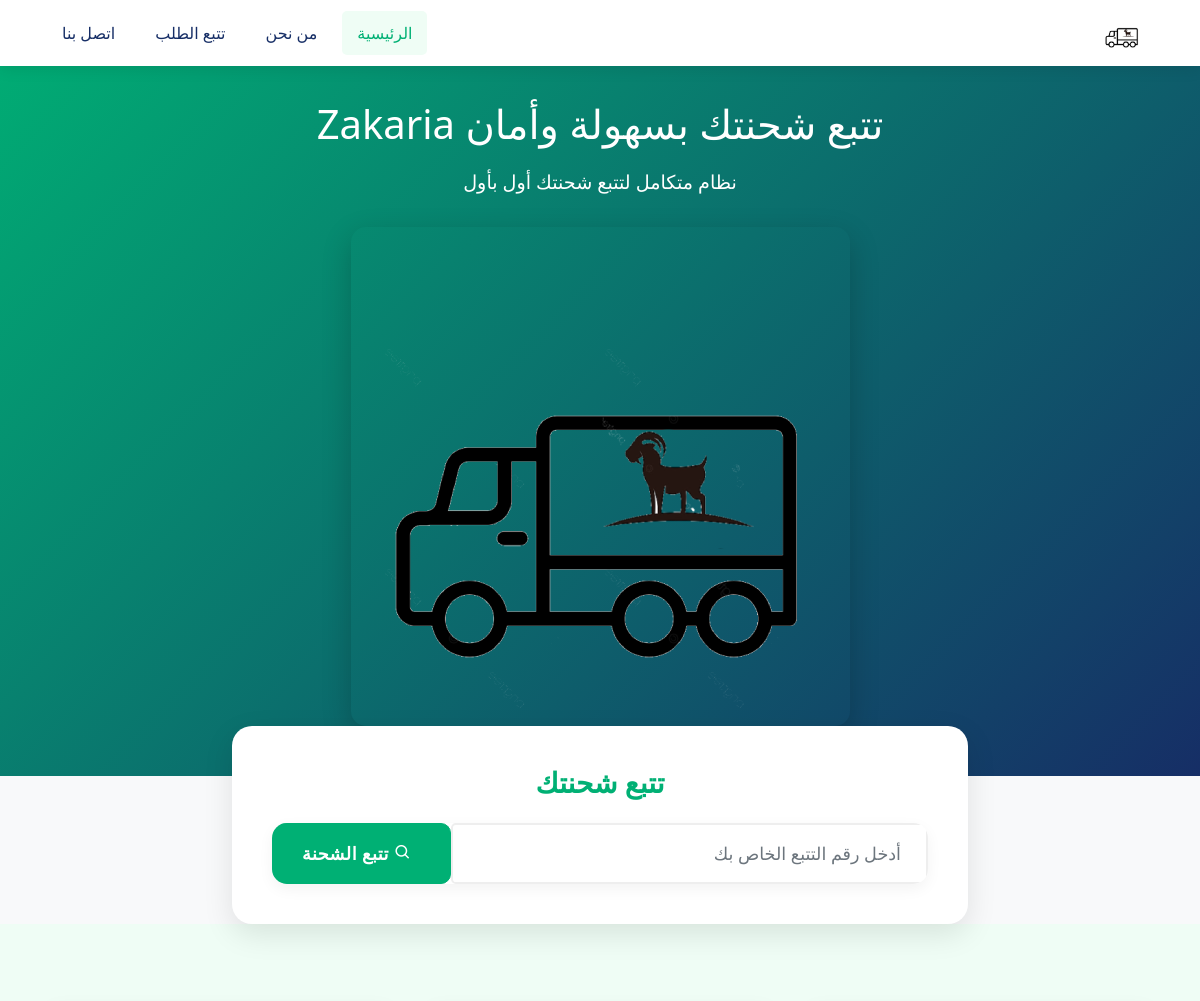
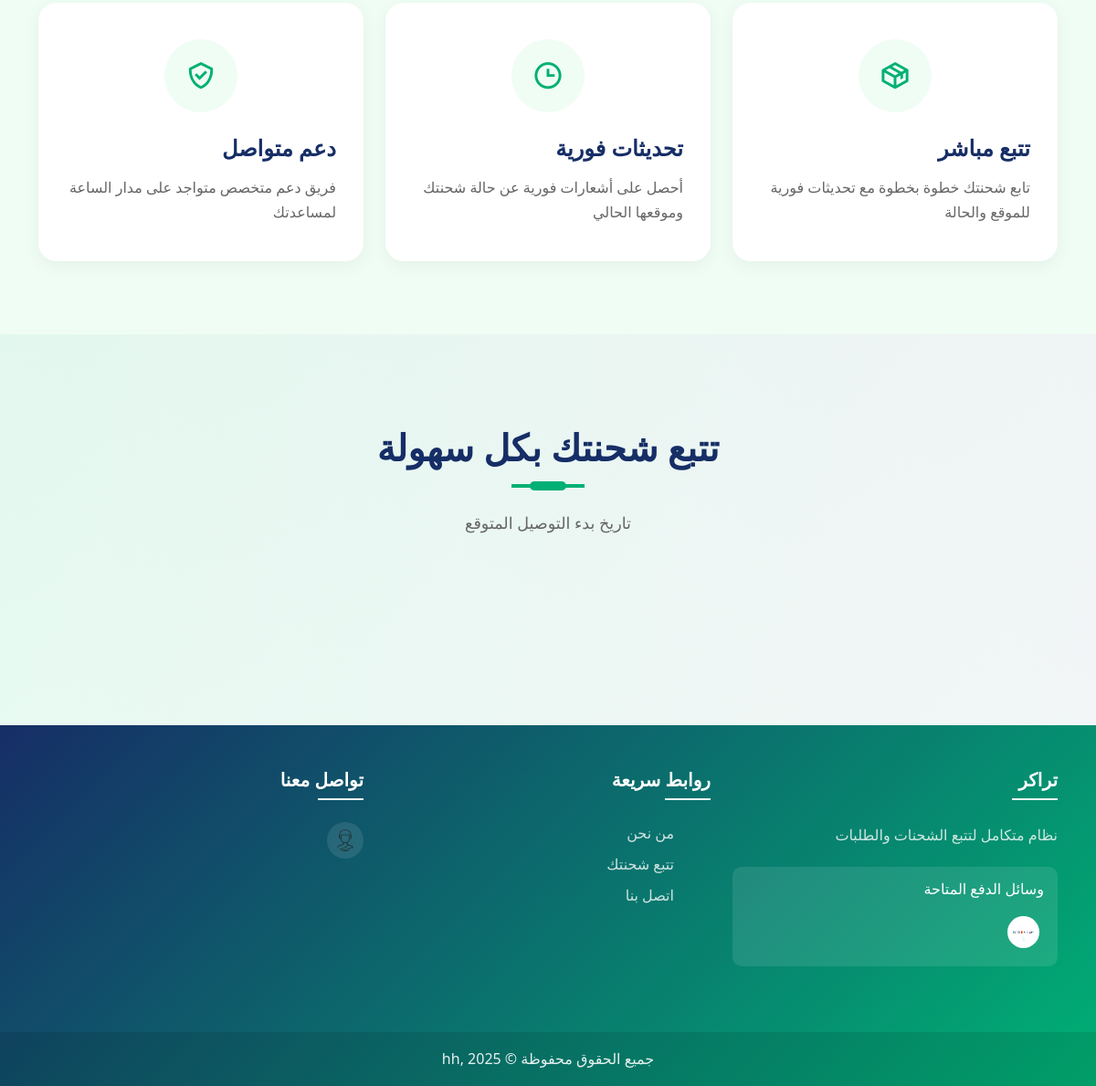
The page / on the database its author committed (2 pictures, top to bottom).
### tables this page shows
CREATE TABLE `settings` (
  `id` int NOT NULL,
  `logo_url` varchar(255) DEFAULT NULL,
  `about_text` text,
  `contact_info` text,
  `payment_methods` text,
  `home_hero_title` varchar(255) DEFAULT NULL,
  `home_hero_subtitle` text,
  `home_about_text` text,
  `home_features_title` varchar(255) DEFAULT NULL,
  `track_header_title` varchar(255) DEFAULT NULL,
  `track_header_subtitle` text,
  `track_instructions` text,
  `company_history` text,
  `mission_vision` text,
  `contact_address` varchar(255) DEFAULT NULL,
  `contact_email` varchar(255) DEFAULT NULL,
  `contact_phone` varchar(255) DEFAULT NULL,
  `hero_image` varchar(255) DEFAULT NULL,
  `feature1_title` varchar(255) DEFAULT NULL,
  `feature1_description` text,
  `feature2_title` varchar(255) DEFAULT NULL,
  `feature2_description` text,
  `feature3_title` varchar(255) DEFAULT NULL,
  `feature3_description` text,
  `about_image` varchar(255) DEFAULT NULL,
  `why_choose_title` varchar(255) DEFAULT NULL,
  `why_choose_description` text,
  `track_section_title` varchar(255) DEFAULT NULL,
  `track_section_description` text,
  `contact_hero_subtitle` text,
  `contact_phone_title` varchar(255) DEFAULT NULL,
  `contact_email_title` varchar(255) DEFAULT NULL,
  `contact_address_title` varchar(255) DEFAULT NULL,
  `contact_hours` text,
  `about_hero_text` text,
  `about_story_title` varchar(255) DEFAULT NULL,
  `about_story_text` text,
  `about_service_reliable_title` varchar(255) DEFAULT NULL,
  `about_service_reliable_text` text,
  `about_service_professional_title` varchar(255) DEFAULT NULL,
  `about_service_professional_text` text,
  `about_story_image` varchar(255) DEFAULT NULL,
  `about_stats_shipments` varchar(255) DEFAULT NULL,
  `about_stats_clients` varchar(255) DEFAULT NULL,
  `about_stats_cities` varchar(255) DEFAULT NULL,
  `about_stats_vehicles` varchar(255) DEFAULT NULL,
  `about_service1_title` varchar(255) DEFAULT NULL,
  `about_service1_text` text,
  `about_service2_title` varchar(255) DEFAULT NULL,
  `about_service2_text` text,
  `about_service3_title` varchar(255) DEFAULT NULL,
  `about_service3_text` text,
  `about_timeline_title` varchar(255) DEFAULT NULL,
  `about_timeline1_year` varchar(255) DEFAULT NULL,
  `about_timeline1_text` text,
  `about_timeline2_year` varchar(255) DEFAULT NULL,
  `about_timeline2_text` text,
  `about_timeline3_year` varchar(255) DEFAULT NULL,
  `about_timeline3_text` text,
  `site_logo` varchar(255) DEFAULT NULL,
  `footer_about_title` varchar(255) DEFAULT NULL,
  `footer_about_description` text,
  `footer_copyright_text` varchar(255) DEFAULT NULL,
  `payment_methods_images` text,
  `social_facebook` varchar(255) DEFAULT NULL,
  `social_twitter` varchar(255) DEFAULT NULL,
  `social_instagram` varchar(255) DEFAULT NULL,
  `social_facebook_icon` varchar(255) DEFAULT NULL,
  `social_twitter_icon` varchar(255) DEFAULT NULL,
  `social_instagram_icon` varchar(255) DEFAULT NULL,
  `track_status_icons` json DEFAULT NULL,
  `track_scheduled_date_text` varchar(255) DEFAULT 'التاريخ المجدول',
  `track_actual_date_text` varchar(255) DEFAULT 'التاريخ الفعلي',
  `track_status_scheduled_text` varchar(255) DEFAULT 'التاريخ المجدول:'
);

### index.php (the view, shortened to what this page needs)
<?php include 'config.php'; ?>
<?php
try {
    $stmt = $pdo->prepare("SELECT
        footer_about_title,
        footer_about_description,
        footer_copyright_text,
        payment_methods_images,
        social_facebook,
        social_twitter,
        social_instagram,
        social_facebook_icon,
        social_twitter_icon,
        social_instagram_icon
    FROM settings WHERE id = 1");
    $stmt->execute();
    $footerSettings = $stmt->fetch(PDO::FETCH_ASSOC);
} catch (PDOException $e) {
    $footerSettings = [];
}
try {
    $stmt = $pdo->prepare("SELECT site_logo FROM settings WHERE id = 1");
    $stmt->execute();
    $settings = $stmt->fetch(PDO::FETCH_ASSOC);
} catch (PDOException $e) {
    $settings = ['site_logo' => ''];
}
$homeSettings = [];
try {
    $stmt = $pdo->query("SELECT * FROM settings WHERE id = 1");
    $homeSettings = $stmt->fetch(PDO::FETCH_ASSOC);
} catch (PDOException $e) {
}
?>
<!DOCTYPE html>
<html dir="rtl" lang="ar">
<head>
    <link href="https://cdn.jsdelivr.net/npm/bootstrap@5.1.3/dist/css/bootstrap.min.css" rel="stylesheet">
    <link href='https://unpkg.com/boxicons@2.1.4/css/boxicons.min.css' rel='stylesheet'>
</head>
<body>
    <nav class="navbar navbar-expand-lg navbar-light fixed-top">
        <div class="container">
            <a class="navbar-brand" href="index.php">
                <?php if (!empty($settings['site_logo'])): ?>
                    <img src="uploads/<?php echo htmlspecialchars($settings['site_logo']); ?>"
                        alt="<?php echo htmlspecialchars($settings['site_name'] ?? 'Logo'); ?>"
                        style="height: 40px; width: auto;">
                <?php else: ?>
                    <i class='bx bx-package me-2'></i>
                    تراكر
                <?php endif; ?>
            </a>
            <div class="collapse navbar-collapse" id="navbarNav">
                <ul class="navbar-nav me-auto">
                    <li class="nav-item">
                        <a class="nav-link active" href="index.php">الرئيسية</a>
                    </li>
                    <li class="nav-item">
                        <a class="nav-link" href="about.php">من نحن</a>
                    </li>
                    <li class="nav-item">
                        <a class="nav-link" href="track.php">تتبع الطلب</a>
                    </li>
                    <li class="nav-item">
                        <a class="nav-link" href="contact.php">اتصل بنا</a>
                    </li>
                </ul>
            </div>
        </div>
    </nav>
    <div class="hero-section">
        <div class="container">
            <h1><?php echo htmlspecialchars($homeSettings['home_hero_title'] ?? 'تتبع شحنتك بسهولة وأمان'); ?></h1>
            <p><?php echo htmlspecialchars($homeSettings['home_hero_subtitle'] ?? 'نظام متكامل لتتبع الشحنات والطلبات مع تحديثات فورية ومباشرة'); ?></p>
            <?php if (!empty($homeSettings['hero_image'])): ?>
                <img src="uploads/<?php echo htmlspecialchars($homeSettings['hero_image']); ?>" alt="Hero Image">
            <?php endif; ?>
        </div>
    </div>
    <div class="container">
        <div class="row">
            <div class="col-lg-8 mx-auto">
                <div class="search-box">
                    <h3 class="text-center mb-4">تتبع شحنتك</h3>
                    <form action="track.php" method="GET">
                        <div class="input-group">
                            <input type="text"
                                class="form-control form-control-lg"
                                name="search"
                                placeholder="أدخل رقم التتبع الخاص بك"
                                required>
                            <button class="btn btn-primary" type="submit">
                                <i class='bx bx-search me-2'></i>
                                تتبع الشحنة
                            </button>
                        </div>
                    </form>
                </div>
            </div>
        </div>
    </div>
    <div class="features-section">
        <div class="container">
            <div class="row g-4">
                <div class="col-md-4">
                    <div class="feature-card">
                        <div class="feature-icon">
                            <i class='bx bx-package'></i>
                        </div>
                        <h3><?php echo htmlspecialchars($homeSettings['feature1_title'] ?? 'تتبع الشحنات'); ?></h3>
                        <p><?php echo htmlspecialchars($homeSettings['feature1_description'] ?? 'تابع شحنتك خطوة بخطوة مع تحديثات فورية للموقع والحالة'); ?></p>
                    </div>
                </div>
                <div class="col-md-4">
                    <div class="feature-card">
                        <div class="feature-icon">
                            <i class='bx bx-time'></i>
                        </div>
                        <h3><?php echo htmlspecialchars($homeSettings['feature2_title'] ?? 'توصيل سريع'); ?></h3>
                        <p><?php echo htmlspecialchars($homeSettings['feature2_description'] ?? 'احصل على إشعارات فورية عن حالة شحنتك وموقعها الحالي'); ?></p>
                    </div>
                </div>
                <div class="col-md-4">
                    <div class="feature-card">
                        <div class="feature-icon">
                            <i class='bx bx-check-shield'></i>
                        </div>
                        <h3><?php echo htmlspecialchars($homeSettings['feature3_title'] ?? 'خدمة آمنة'); ?></h3>
                        <p><?php echo htmlspecialchars($homeSettings['feature3_description'] ?? 'فريق دعم متخصص متواجد على مدار الساعة لمساعدتك'); ?></p>
                    </div>
                </div>
            </div>
        </div>
    </div>
    <div class="why-choose-section">
        <div class="container">
            <div class="row justify-content-center">
                <div class="col-lg-8 text-center mb-5">
                    <div class="section-title">
                        <h2 class="mb-3"><?php echo htmlspecialchars($homeSettings['why_choose_title'] ?? 'لماذا تختارنا'); ?></h2>
                        <div class="title-line"></div>
                        <p class="mt-4"><?php
                                        $description = $homeSettings['why_choose_description'] ?? 'نظام تتبع متطور يمكنك من معرفة موقع شحنتك في أي وقت';
                                        echo htmlspecialchars(str_replace(["\r\n", "\r", "\n"], ' ', $description));
                                        ?></p>
                    </div>
                </div>
            </div>
        </div>
    </div>
    <footer>
        <div class="container">
            <div class="row">
                <div class="col-md-4 mb-4">
                    <h5><?php echo htmlspecialchars($footerSettings['footer_about_title'] ?? 'تراكر'); ?></h5>
                    <p><?php echo htmlspecialchars($footerSettings['footer_about_description'] ?? 'نظام متكامل لتتبع الشحنات والطلبات'); ?></p>
                    <?php if (!empty($footerSettings['payment_methods_images'])): ?>
                        <div class="payment-methods">
                            <h6>وسائل الدفع المتاحة</h6>
                            <div class="d-flex flex-wrap">
                                <?php
                                $payment_images = json_decode($footerSettings['payment_methods_images'], true);
                                if ($payment_images):
                                    foreach ($payment_images as $image):
                                ?>
                                        <img src="uploads/<?php echo htmlspecialchars($image); ?>"
                                            alt="Payment Method">
                                <?php
                                    endforeach;
                                endif;
                                ?>
                            </div>
                        </div>
                    <?php endif; ?>
                </div>
                <div class="col-md-4 mb-4">
                    <h5>روابط سريعة</h5>
                    <ul class="list-unstyled">
                        <li><a href="about.php">من نحن</a></li>
                        <li><a href="track.php">تتبع شحنتك</a></li>
                        <li><a href="contact.php">اتصل بنا</a></li>
                    </ul>
                </div>
                <div class="col-md-4 mb-4">
                    <h5>تواصل معنا</h5>
                    <div class="social-icons">
                        <?php if (!empty($footerSettings['social_facebook'])): ?>
                            <a href="<?php echo htmlspecialchars($footerSettings['social_facebook']); ?>" target="_blank">
                                <?php if (!empty($footerSettings['social_facebook_icon'])): ?>
                                    <img src="uploads/<?php echo htmlspecialchars($footerSettings['social_facebook_icon']); ?>"
                                        alt="Facebook">
                                <?php else: ?>
                                    <i class='bx bxl-facebook'></i>
                                <?php endif; ?>
                            </a>
                        <?php endif; ?>
                    </div>
                </div>
            </div>
        </div>
        <div class="copyright">
            <p><?php echo htmlspecialchars($footerSettings['footer_copyright_text'] ?? 'جميع الحقوق محفوظة © 2025'); ?></p>
        </div>
    </footer>
</body>
</html>

### rows shown on the page
settings: site_logo (picture), home_hero_title "تتبع شحنتك بسهولة وأمان Zakaria", home_hero_subtitle "نظام متكامل لتتبع شحنتك أول بأول", hero_image (picture), feature1_title "تتبع مباشر", feature1_description "تابع شحنتك خطوة بخطوة مع تحديثات فورية للموقع والحالة", feature2_title "تحديثات فورية", feature2_description "أحصل على أشعارات فورية عن حالة شحنتك وموقعها الحالي", feature3_title "دعم متواصل", feature3_description "فريق دعم متخصص متواجد على مدار الساعة لمساعدتك", why_choose_title "تتبع شحنتك بكل سهولة", why_choose_description "تاريخ بدء التوصيل المتوقع", footer_about_title "تراكر", footer_about_description "نظام متكامل لتتبع الشحنات والطلبات", social_facebook_icon (picture), footer_copyright_text "جميع الحقوق محفوظة © 2025 ,hh"
